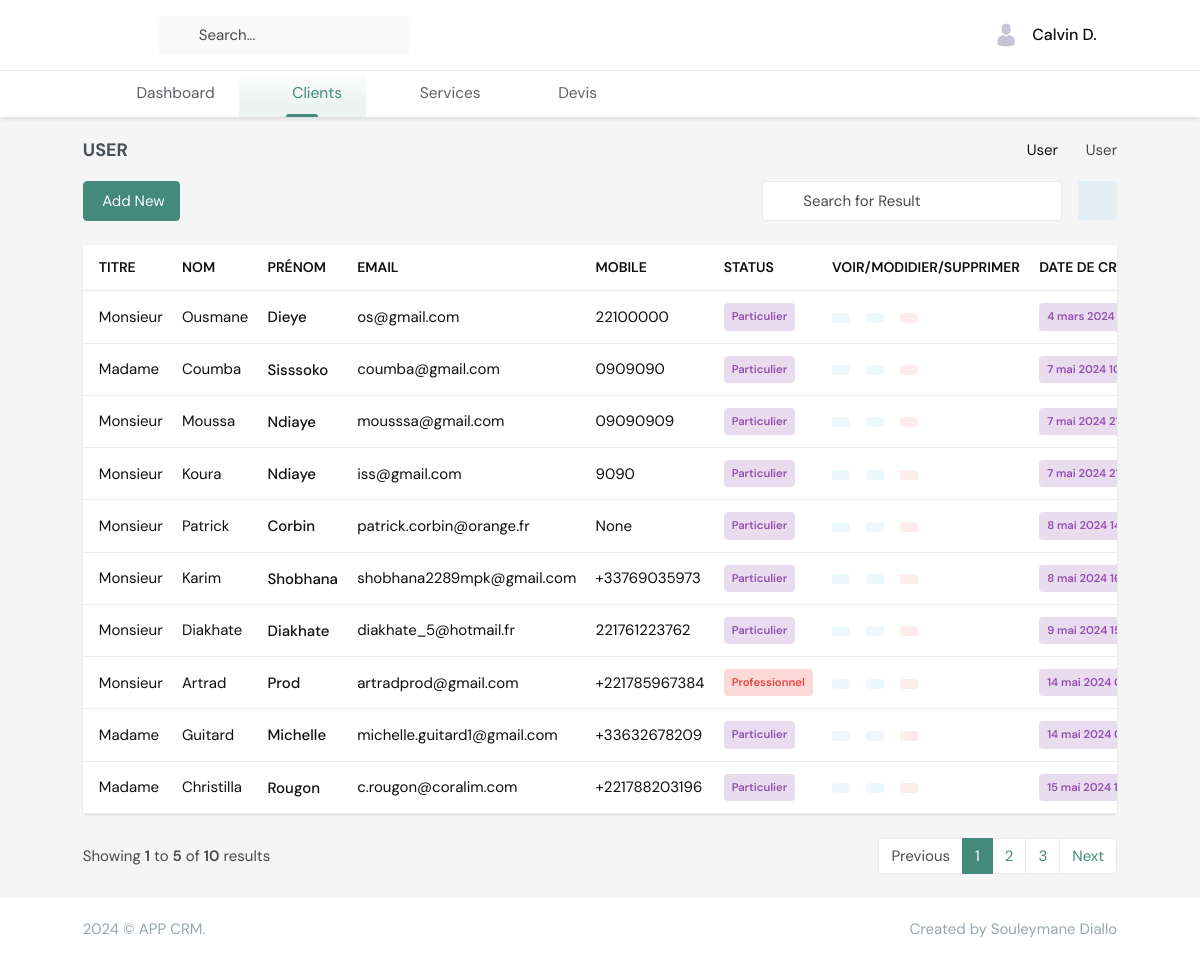
Before: /clients/ with the older database file.
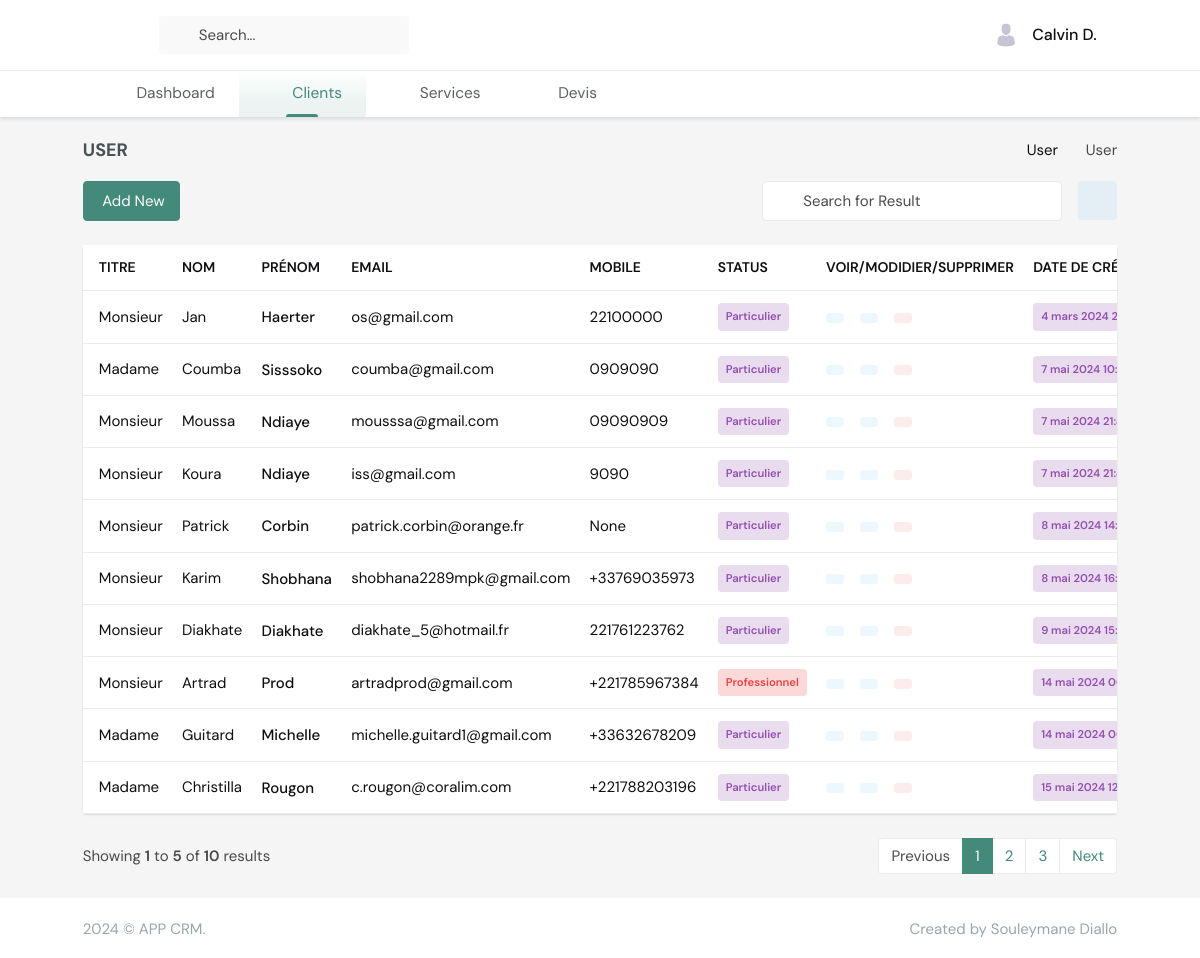
After: the same page with the newer database file.
### clients/models.py (models this page shows, shortened)
class Client(models.Model):
    TITLE_SOCIAL = [
        ('Monsieur', 'Monsieur'),
        ('Madame', 'Madame'),
    ]
    TYPE_CLIENTS = [
        ('Particulier', 'Particulier'),
        ('Professionnel', 'Professionnel'),
    ]
    type_clients = models.CharField(max_length=100, choices=TYPE_CLIENTS, default='Particulier')
    title_social = models.CharField(max_length=100, choices=TITLE_SOCIAL, default='Monsieur')
    first_name = models.CharField(max_length=100, blank=True, null=True)
    last_name = models.CharField(max_length=100, blank=True, null=True)
    email = models.EmailField(max_length=100, blank=True, null=True)
    phone = models.CharField(max_length=100, blank=True, null=True)
    message = models.TextField(blank=True, null=True)
    created_at = models.DateTimeField(auto_now_add=True)
    updated_at = models.DateTimeField(auto_now=True)
    uuid = models.UUIDField(default=uuid.uuid4, editable=False, unique=True)

### clients/views.py (the view)
# urls.py: path("", views.ClientListView.as_view(), name="client_list"),
class ClientListView(ListView):
    model = Client
    template_name = "clients/client_list.html"
    context_object_name = "clients"

### templates/clients/client_list.html (shortened to what the changed rows need)
{% extends 'layout.html' %}
{% load static %}
{% block content %}
                    <div class="row">
                        <div class="col-xl-12">
                            <div class="card">
                                <div class="card-body">
                                    <div class="table-responsive table-card">
                                        <table class="table table-hover table-nowrap align-middle mb-0">
                                            <thead>
                                                <tr class="text-muted text-uppercase">
                                                    <th scope="col">Titre</th>
                                                    <th scope="col">Nom</th>
                                                    <th scope="col">Prénom</th>
                                                    <th scope="col">Email</th>
                                                    <th scope="col">Mobile</th>
                                                    <th scope="col">Status</th>
                                                    <th scope="col">Voir/Modidier/Supprimer</th>
                                                    <th scope="col">Date de Création</th>
                                                </tr>
                                            </thead>
                                            <tbody>
                                                {% for client in clients %}
                                                <tr>
                                                    <td>{{ client.title_social }}</td>
                                                    <td>{{ client.first_name }}</td>
                                                    <td>
                                                        <a href="#javascript: void(0);" class="text-body align-middle fw-medium">{{ client.last_name }}</a>
                                                    </td>
                                                    <td>{{ client.email }}</td>
                                                    <td>{{ client.phone }}</td>
                                                    <td>
                                                        {% if client.type_clients == "Particulier" %}
                                                            <span class="badge bg-success-subtle text-success  p-2">{{ client.type_clients }}</span>
                                                        {% else %}
                                                            <span class="badge bg-danger-subtle text-danger  p-2">{{ client.type_clients }}</span>
                                                        {% endif %}
                                                    </td>
                                                    <td>
                                                        <ul class="list-inline hstack gap-2 mb-0">
                                                            <li class="list-inline-item" data-bs-toggle="tooltip" data-bs-trigger="hover" data-bs-placement="top" title="View">
                                                                <a href="{% url 'client_detail' client.uuid %}" class="btn btn-soft-info btn-sm d-inline-block">
                                                                </a>
                                                            </li>
                                                            <li class="list-inline-item edit" data-bs-toggle="tooltip" data-bs-trigger="hover" data-bs-placement="top" title="Edit">
                                                                <a href="" class="btn btn-soft-info btn-sm d-inline-block">
                                                                </a>
                                                            </li>
                                                            <li class="list-inline-item" data-bs-toggle="tooltip" data-bs-trigger="hover" data-bs-placement="top" title="Remove">
                                                                <a href="" class="btn btn-soft-danger btn-sm d-inline-block">
                                                                </a>
                                                            </li>
                                                        </ul>
                                                    </td>
                                                    <td><span class="badge bg-success-subtle text-success  p-2">{{ client.created_at }}</span></td>
                                                </tr>
                                                {% endfor %}
                                            </tbody>
                                        </table>
                                    </div>
                                </div>
                            </div>
                        </div>
                    </div>
{% endblock content %}

Changed rows visible on the page:
changed Client "os@gmail.com": first_name "Ousmane" → "Jan"; last_name "Dieye" → "Haerter"
